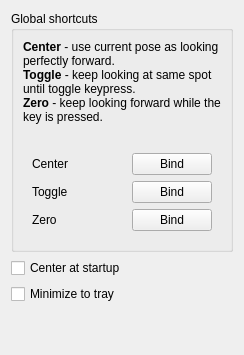
     <widget class="QWidget" name="tab">
      <attribute name="title">
       <string>Shortcuts</string>
      </attribute>
      <layout class="QVBoxLayout" name="verticalLayout_5">
       <item>
        <widget class="QGroupBox" name="groupBox_8">
         <property name="title">
          <string>Global shortcuts</string>
         </property>
         <layout class="QVBoxLayout" name="verticalLayout_8">
          <item>
           <widget class="QLabel" name="label_23">
            <property name="sizePolicy">
             <sizepolicy hsizetype="Minimum" vsizetype="Preferred">
              <horstretch>0</horstretch>
              <verstretch>0</verstretch>
             </sizepolicy>
            </property>
            <property name="text">
             <string>&lt;html&gt;&lt;head/&gt;&lt;body&gt;&lt;p&gt;&lt;span style=&quot; font-weight:600;&quot;&gt;Center&lt;/span&gt; - use current pose as looking perfectly forward.&lt;br/&gt;&lt;span style=&quot; font-weight:600;&quot;&gt;Toggle&lt;/span&gt; - keep looking at same spot until toggle keypress.&lt;br/&gt;&lt;span style=&quot; font-weight:600;&quot;&gt;Zero&lt;/span&gt; - keep looking forward while the key is pressed.&lt;br/&gt;&lt;/p&gt;&lt;/body&gt;&lt;/html&gt;</string>
            </property>
            <property name="wordWrap">
             <bool>true</bool>
            </property>
           </widget>
          </item>
          <item>
           <widget class="QGroupBox" name="groupBox">
            <property name="styleSheet">
             <string notr="true">QGroupBox { border: 0; }</string>
            </property>
            <layout class="QGridLayout" name="gridLayout_8">
             <item row="0" column="1">
              <widget class="QLabel" name="center_text">
               <property name="text">
                <string/>
               </property>
              </widget>
             </item>
             <item row="0" column="0">
              <widget class="QLabel" name="textLabel2_3">
               <property name="text">
                <string>Center</string>
               </property>
               <property name="wordWrap">
                <bool>false</bool>
               </property>
              </widget>
             </item>
             <item row="6" column="1">
              <widget class="QLabel" name="zero_text">
               <property name="text">
                <string/>
               </property>
              </widget>
             </item>
             <item row="5" column="1">
              <widget class="QLabel" name="toggle_text">
               <property name="text">
                <string/>
               </property>
              </widget>
             </item>
             <item row="5" column="0">
              <widget class="QLabel" name="textLabel2_5">
               <property name="text">
                <string>Toggle</string>
               </property>
               <property name="wordWrap">
                <bool>false</bool>
               </property>
              </widget>
             </item>
             <item row="6" column="0">
              <widget class="QLabel" name="textLabel2_6">
               <property name="text">
                <string>Zero</string>
               </property>
               <property name="wordWrap">
                <bool>false</bool>
               </property>
              </widget>
             </item>
             <item row="0" column="2">
              <widget class="QPushButton" name="bind_center">
               <property name="text">
                <string>Bind</string>
               </property>
              </widget>
             </item>
             <item row="5" column="2">
              <widget class="QPushButton" name="bind_toggle">
               <property name="text">
                <string>Bind</string>
               </property>
              </widget>
             </item>
             <item row="6" column="2">
              <widget class="QPushButton" name="bind_zero">
               <property name="text">
                <string>Bind</string>
               </property>
              </widget>
             </item>
            </layout>
           </widget>
          </item>
         </layout>
        </widget>
       </item>
       <item>
        <widget class="QCheckBox" name="center_at_startup">
         <property name="text">
          <string>Center at startup</string>
         </property>
        </widget>
       </item>
       <item>
        <widget class="QCheckBox" name="trayp">
         <property name="text">
          <string>Minimize to tray</string>
         </property>
        </widget>
       </item>
       <item>
        <spacer name="verticalSpacer">
         <property name="orientation">
          <enum>Qt::Vertical</enum>
         </property>
         <property name="sizeHint" stdset="0">
          <size>
           <width>20</width>
           <height>40</height>
          </size>
         </property>
        </spacer>
       </item>
      </layout>
     </widget>
